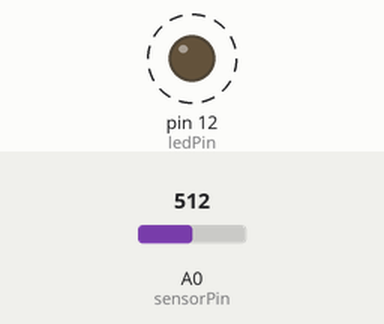
Simulated run of this sketch. Board: Arduino Uno, built with avr-gcc and run on an emulated ATmega328P. Shown: output pins drawn as LEDs (lit = HIGH). Dashed ring = blinking. The inputs (shaded band) are chosen by the test bench; at power-on: A0 (sensorPin) = 512.

Above: at 1.8 s.
1.9 s: A0 (sensorPin) set to 0
At 3.3 s:
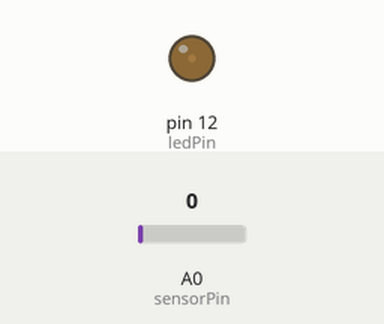
3.6 s: A0 (sensorPin) set to 122
At 3.9 s:
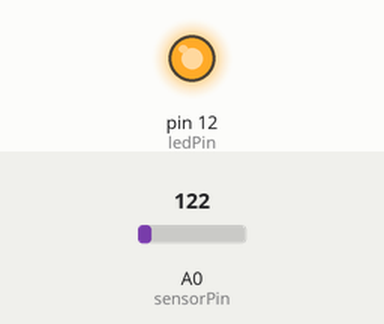
Timing chart, 0 to 13.1 s (numbered marks = the images above; inputs shaded):
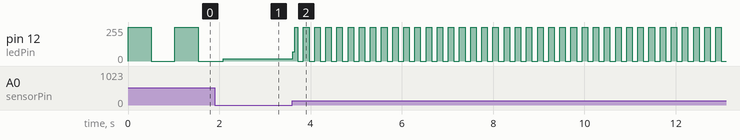

Measured:
- after the input at 3.6 s, pin 12 (ledPin): 16/255 → 69/255 at once, then moves between 0/255 and 255/255, repeating every 0.24 s
- by itself, pin 12 (ledPin): alternates 255/255 for 0.51 s and 0/255 for 0.51 s

The sketch:

pot_blinkrate.ino
```cpp
int sensorPin = A0;    // select the input pin for the potentiometer
int ledPin = 12;      // select the pin for the LED
int sensorValue = 0;  // variable to store the value coming from the sensor

void setup() {
  // declare the ledPin as an OUTPUT:
  pinMode(ledPin, OUTPUT);
}

void loop() {
  // read the value from the sensor:
  sensorValue = analogRead(sensorPin);
  // turn the ledPin on
  digitalWrite(ledPin, HIGH);
  // stop the program for <sensorValue> milliseconds:
  delay(sensorValue);
  // turn the ledPin off:
  digitalWrite(ledPin, LOW);
  // stop the program for for <sensorValue> milliseconds:
  delay(sensorValue);
}
```
